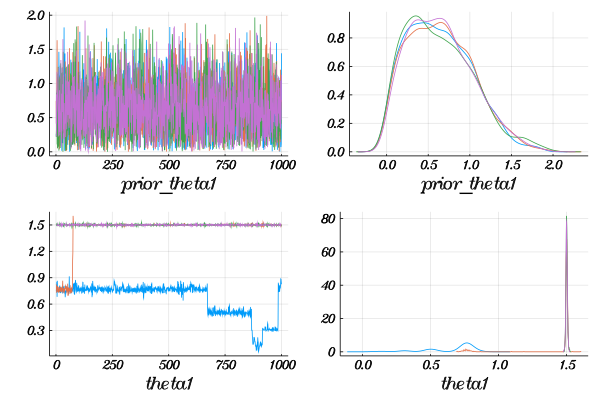

This chart was generated by the following Julia code:
using CmdStan, MCMCChains, StatsPlots, DiffEqBayes, OrdinaryDiffEq,
  ParameterizedFunctions, RecursiveArrayTools, Distributions, Test

ProjDir = @__DIR__
cd(ProjDir)

isdir("tmp") && rm("tmp", recursive=true)

println("\nOne parameter case\n")

f1 = @ode_def begin
  dx = a*x - x*y
  dy = -3y + x*y
end a
u0 = [1.0,1.0]
tspan = (0.0,10.0)
p = [1.5]
prob1 = ODEProblem(f1,u0,tspan,p)
sol = solve(prob1,Tsit5())
t = collect(range(1,stop=10,length=30))
randomized = VectorOfArray([(sol(t[i]) + .39randn(2)) for i in 1:length(t)])
data = convert(Array,randomized)

scatter(t, data[1,:], lab="#prey (data)")
scatter!(t, data[2,:], lab="#predator (data)")
plot!(sol)
savefig("$(ProjDir)/fig_01.png")

priors = [truncated(Normal(1.0, 0.3), 0, 3)]
nchains = 4
num_samples = 1000

bayesian_result = stan_inference(prob1, t, data,priors;
  num_samples=num_samples, num_warmup=500, 
  likelihood=Normal, nchains=nchains)

sdf  = CmdStan.read_summary(bayesian_result.model)
df = CmdStan.convert_a3d(bayesian_result.chains, bayesian_result.cnames,
  Val(:dataframes));

for i in 1:nchains
  global p1
  df[i][!, :prior_theta1] = rand(priors[1], num_samples)
  if i == 1
    p1 = plot(df[i][:, :prior_theta1], xlab="prior_theta1", leg=false)
  else
    plot!(df[i][:, :prior_theta1], xlab="prior_theta1", leg=false)
  end
end
for i in 1:nchains
  global p2
  if i == 1
    p2 = density(df[i][:, :prior_theta1], xlab="prior_theta1", leg=false)
  else
    density!(df[i][:, :prior_theta1], xlab="prior_theta1", leg=false)
  end
end
for i in 1:nchains
  global p3
  if i == 1
    p3 = plot(df[i][:, :theta1], xlab="theta1", leg=false)
  else
    plot!(df[i][:, :theta1], xlab="theta1", leg=false)
  end
end
for i in 1:nchains
  global p4
  if i == 1
    p4 = density(df[i][:, :theta1], xlab="theta1", leg=false)
  else
    density!(df[i][:, :theta1], xlab="theta1", leg=false)
  end
end

plot(p1, p2, p3, p4, layout=(2,2))
savefig("$(ProjDir)/diffeqbayes_1_stan.png")

@test sdf[sdf.parameters .== :theta1, :mean][1] ≈ 1.5 atol=3e-1
